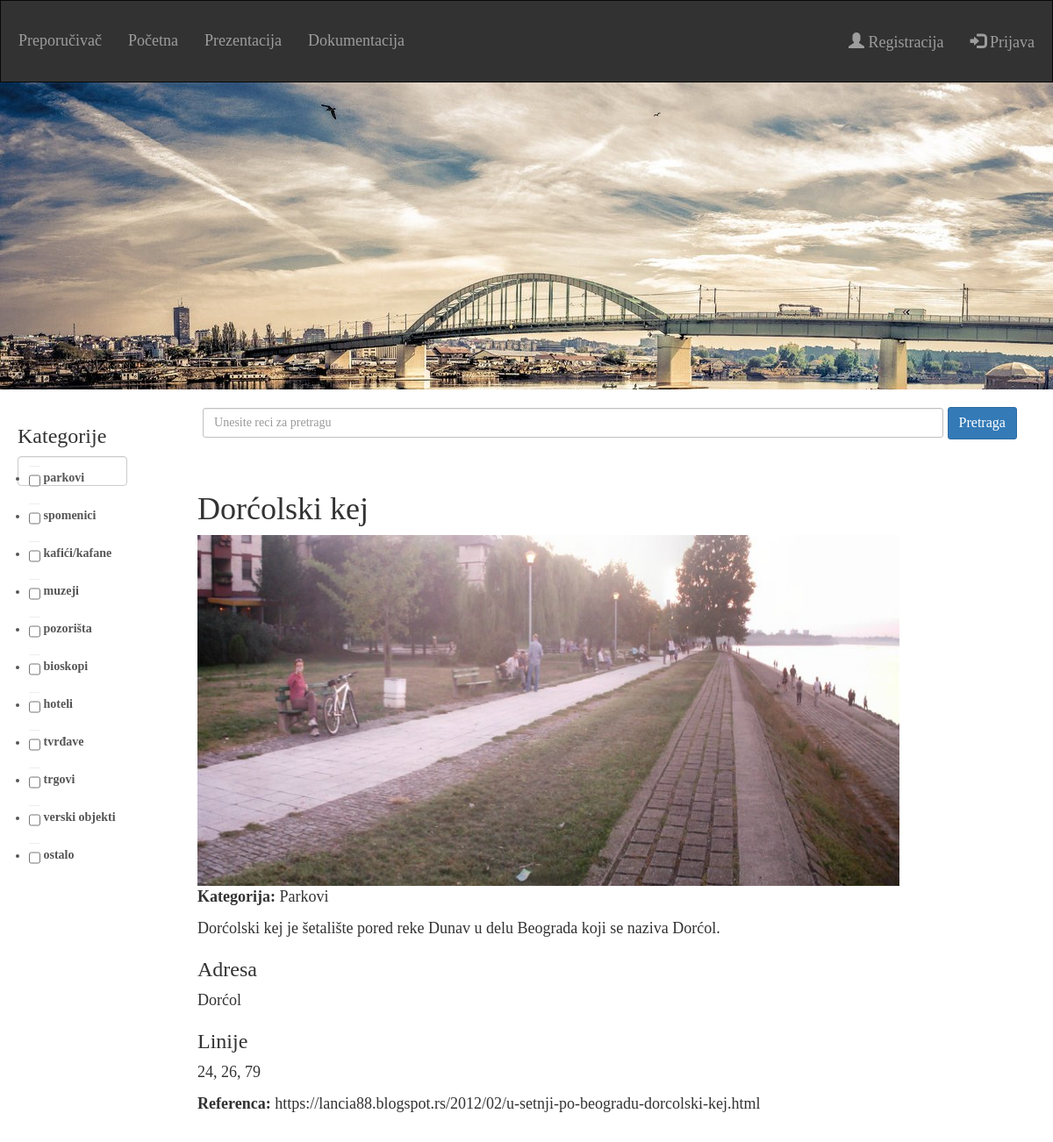
The page /preporucivac/7/ on the database its author committed.
### preporucivac/models.py (models this page shows, shortened)
class Mesto(models.Model):
	naziv = models.CharField(max_length=256)
	tip = models.IntegerField()
	slika = models.CharField(max_length=256)
	opis = models.TextField()
	adresa = models.CharField(max_length=256)
	linije = models.CharField(max_length=256)
	referenca = models.CharField(max_length=256)
	brojac = models.BigIntegerField()

### preporucivac/views.py (the view, shortened to what this page needs)
# urls.py: url(r'^(?P<id>[0-9]+)/$', views.details, name='details'),
def details(request, id):
	form = SearchForm()
	try:
		mesto = Mesto.objects.filter(pk = id)
	except Mesto.DoesNotExist:
		raise Http404("Mesto ne postoji.")
	mesto.update(brojac=F('brojac') + 1)
	mesto = Mesto.objects.get(pk = id)
	tipovi = ["Parkovi", "Spomenici", "Kafići/kafane", "Muzeji", "Pozorišta", "Bioskopi", "Hoteli", "Tvrđave", "Trgovi", "Verski objekti", "Ostalo"]
	context = {
		'mesto': mesto,
		'form': form,
		'tip': tipovi[mesto.tip - 1],
	}
	return render(request, 'preporucivac/details.html', context)

### preporucivac/forms.py
class SearchForm(forms.Form):
	q = forms.CharField(label = 'Pretraga', max_length = 256, required = False, widget = forms.TextInput(attrs = {'size' : 100}))
	KATEGORIJE = (
		(1, 'parkovi'),
		(2, 'spomenici'),
		(3, 'kafići/kafane'),
		(4, 'muzeji'),
		(5, 'pozorišta'),
		(6, 'bioskopi'),
		(7, 'hoteli'),
		(8, 'tvrđave'),
		(9, 'trgovi'),
		(10, 'verski objekti'),
		(11, 'ostalo'),
	)
	kategorija = forms.MultipleChoiceField(choices = KATEGORIJE, required = False, widget = forms.CheckboxSelectMultiple)

### preporucivac/templates/preporucivac/details.html (shortened to what this page needs)
{% extends 'base.html' %}
{% block content %}
	<h1>{{ mesto.naziv }}</h1>
	<img src="/static/preporucivac/images/{{ mesto.slika }}" width=800px height=400px>
	<p style="color: rgb(50, 50, 50)"><b>Kategorija: </b>{{ tip }}</p>
	<p>{{ mesto.opis }}</p>
	<h3>Adresa</h3>
	<p>{{ mesto.adresa }}</p>
	<h3>Linije</h3>
	<p>{{ mesto.linije }}</p>
	<p><b>Referenca: </b><a href="{{ mesto.referenca }}">{{ mesto.referenca }}</a></p>
{% endblock %}

### preporucivac/static/preporucivac/styles/base.css (style rules this page uses)
#myBody { width: 100%; font-family: FiraSansRegular; color: #323232; font-size: 18px; background-color: white; }
#id_q { padding: 6px 12px; border: 1px solid #c0c0c0; border-radius: 3px; font-family: FiraSansRegular; }
#content a { color: #323232; text-decoration: none; }

### rows shown on the page
Mesto: naziv "Dorćolski kej", slika (picture), opis "Dorćolski kej je šetalište pored reke Dunav u delu Beograda koji se naziva Dorćol.", adresa "Dorćol", linije "24, 26, 79", referenca "https://lancia88.blogspot.rs/2012/02/u-setnji-po-beogradu-dorcolski-kej.html"

### other values the page prints
{{ tip }} "Parkovi"
